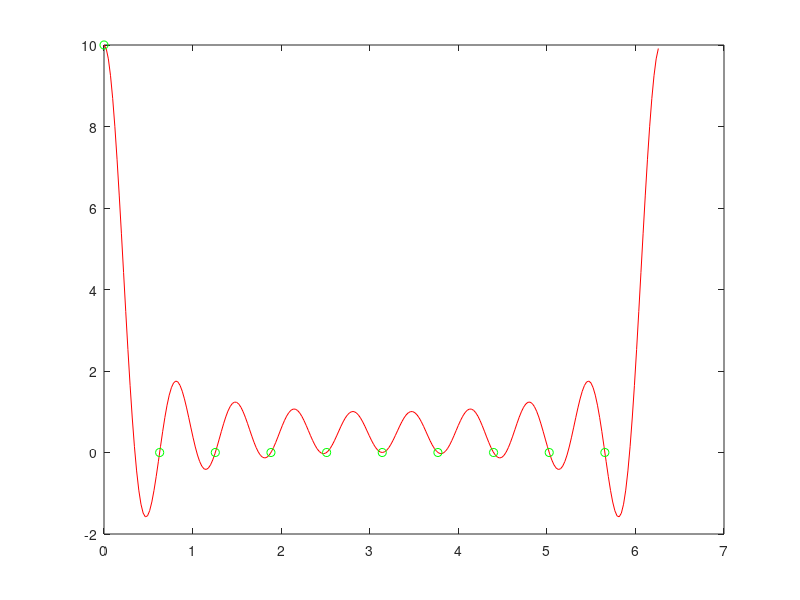

MATLAB code for this plot: (Note: this script raises an error after producing the figure.)
0
delta(1:10) = 1;
plot((0:255)/256*pi*2,real(fft(delta,256)),'r-');
hold on
plot((0:9)/10*pi*2,real(fft(delta)),'go');
mprint('fft2');
